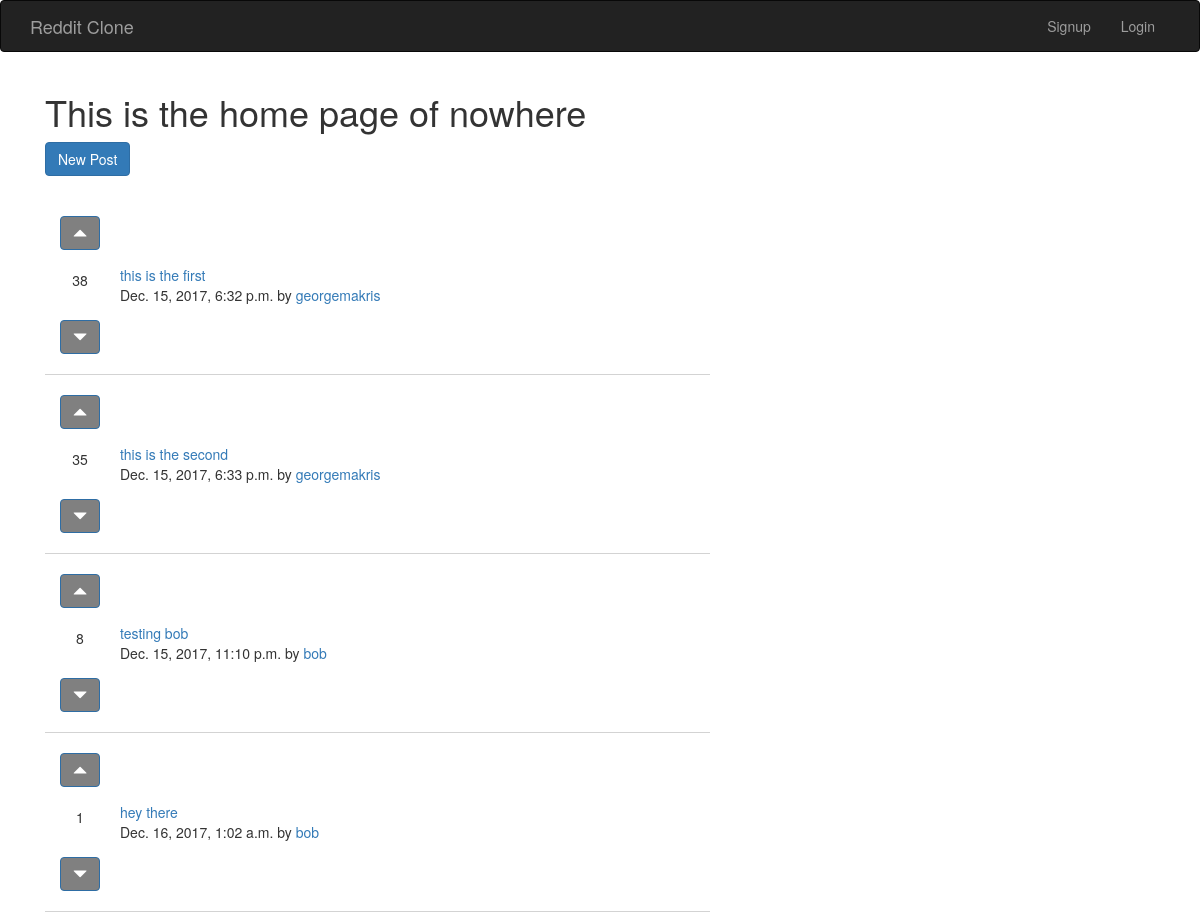
The app's page /, older data.
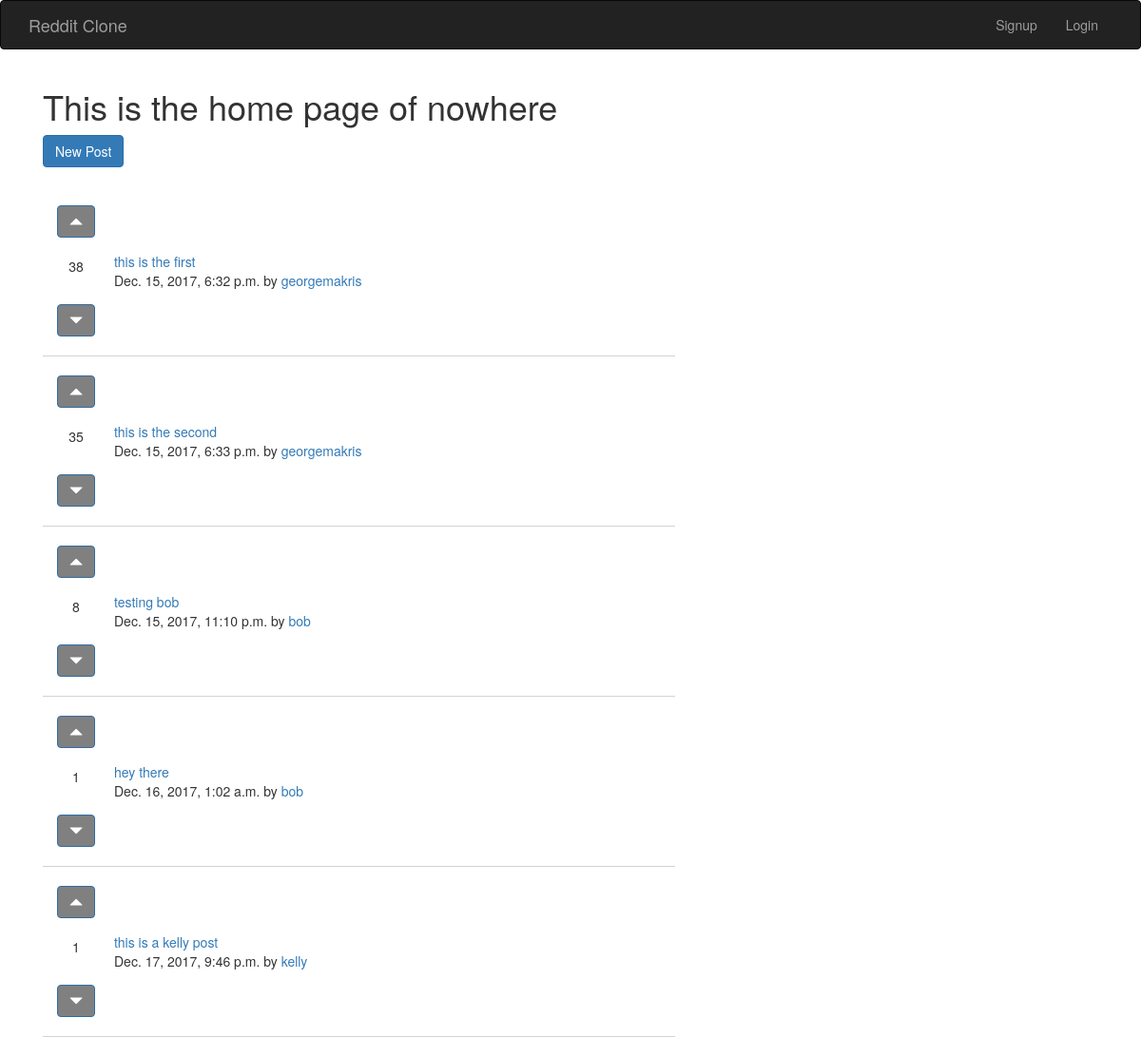
The same page, newer data.
### posts/models.py (models this page shows)
class Post(models.Model):
    title=models.CharField(max_length=200)
    url=models.TextField()
    pub_date=models.DateTimeField()
    author=models.ForeignKey(User)
    votes_total=models.IntegerField(default=1)

### posts/views.py (the view)
# urls.py: 2. Add a URL to urlpatterns:  url(r'^$', views.home, name='home')
def home(request):
    posts=Post.objects.order_by('-votes_total')
    return render(request, 'posts/home.html', {'posts':posts})

### posts/templates/posts/home.html (shortened to what this page needs)
{% extends 'base.html' %}
{% block content %}
<div class="container">
<h1>This is the home page of nowhere</h1>
<a href ="{% url 'posts:create' %}" class="btn btn-primary">New Post</a>
<br>
<br>
{% for post in posts.all %}
<div class="col-sm-7" style="border-bottom:1px solid lightgrey;" >
<table >
  <tr>
    <td style="padding-right:20px;">
      <br>
      <form method="POST" action="{% url 'posts:upvote' post.id %}" >
    <button type="submit" class="btn btn-primary"  style="background-color:grey;"><span class="glyphicon glyphicon-triangle-top" aria-hidden="true"></span></button>
  </form><br> <p class="text-center">{{post.votes_total}}</p> <br><form method="POST" action="{% url 'posts:downvote' post.id %}" >
    <button type="submit" class="btn btn-primary" style="background-color:grey;"><span class="glyphicon glyphicon-triangle-bottom" aria-hidden="true"></span></button>
    </form>
    <br>
  </td>
    <td><a href="{{post.url}}">{{post.title}}</a><br>{{post.pub_date}} by
    <a href="{% url 'userposts'  %}">{{post.author.username}} </a></td>
  </tr>
</table>
</div>
{% endfor %}
</div>
{% endblock %}

### templates/base.html (shortened to what this page needs)
<!DOCTYPE html>
<html>
  <head>
    <link rel="stylesheet" href="https://maxcdn.bootstrapcdn.com/bootstrap/3.3.7/css/bootstrap.min.css">
  </head>
  <body>
    <nav class="navbar navbar-inverse">
      <div class="container">
        <div class="navbar-header">
          <a class="navbar-brand" href="{% url 'home' %}">
           <p>Reddit Clone</p>
          </a>
        </div>
        <div class="collapse navbar-collapse" id="my-navbar">
      <ul class="nav navbar-nav navbar-right">
        {% if user.is_authenticated %}
        <form method="POST" action="{% url 'accounts:logout' %}" >
          {% csrf_token %}
        <button type="submit" class="btn btn-link">Logout</button>
        </form>
        {% else %}
        <li><a href="{% url 'accounts:signup' %}">Signup</a></li>
        <li><a href="{% url 'accounts:login' %}">Login</a></li>
        {% endif %}
      </ul>
    </div>
      </div>
    </nav>
    <div class="container">
      {%block content %}
      {% endblock %}
    </div>
  </body>
  </html>

Row changes from the older to the newer data that the page shows:
added Post: votes_total "1", title "this is a kelly post", pub_date "Dec. 17, 2017, 9:46 p.m.", author.username "kelly"
